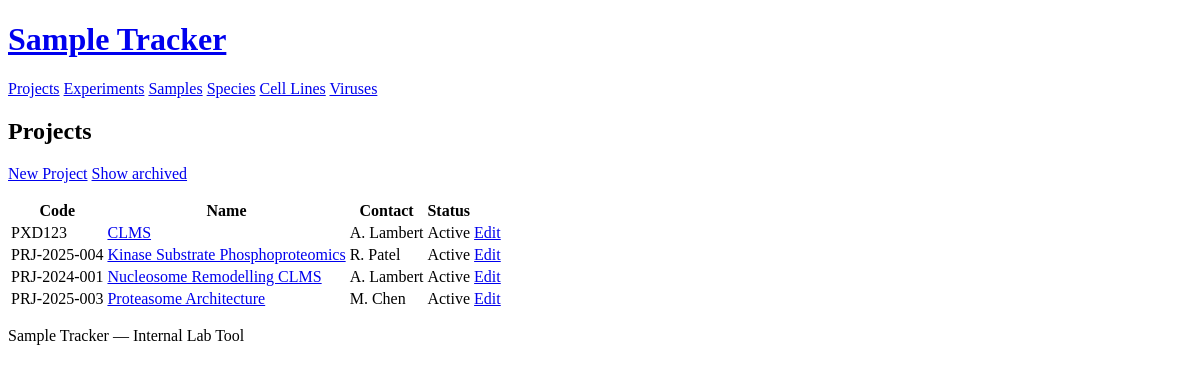
The app's page /projects with its own data.
### models.py (models this page shows)
class Project(db.Model):
    __tablename__ = "project"
    id = db.Column(db.Integer, primary_key=True, autoincrement=True)
    code = db.Column(db.Text, nullable=False)
    name = db.Column(db.Text, nullable=False)
    description = db.Column(db.Text)
    contact_person = db.Column(db.Text)
    active = db.Column(db.Boolean, nullable=False, default=True)
    experiments = db.relationship("Experiment", back_populates="project")

### app.py (the view)
@app.route("/projects")
def project_list():
    show_archived = request.args.get("show_archived", "0") == "1"
    if show_archived:
        projects = Project.query.order_by(Project.name).all()
    else:
        projects = Project.query.filter_by(active=True).order_by(Project.name).all()
    return render_template(
        "project/list.html", projects=projects, show_archived=show_archived
    )

### templates/project/list.html (shortened to what this page needs)
{% extends "base.html" %}
{% block content %}
<h2>Projects</h2>
<p>
  <a href="{{ url_for('project_create') }}" role="button">New Project</a>
  {% if show_archived %}
    <a href="{{ url_for('project_list') }}">Hide archived</a>
  {% else %}
    <a href="{{ url_for('project_list', show_archived=1) }}">Show archived</a>
  {% endif %}
</p>
<table>
  <thead>
    <tr>
      <th>Code</th>
      <th>Name</th>
      <th>Contact</th>
      <th>Status</th>
      <th></th>
    </tr>
  </thead>
  <tbody>
    {% for project in projects %}
    <tr>
      <td>{{ project.code }}</td>
      <td><a href="{{ url_for('project_detail', id=project.id) }}">{{ project.name }}</a></td>
      <td>{{ project.contact_person or '' }}</td>
      <td>{{ 'Active' if project.active else 'Archived' }}</td>
      <td><a href="{{ url_for('project_edit', id=project.id) }}">Edit</a></td>
    </tr>
    {% else %}
    <tr><td colspan="5">No projects found.</td></tr>
    {% endfor %}
  </tbody>
</table>
{% endblock %}

### records on screen
Project: code "PXD123", name "CLMS", contact_person "A. Lambert", active "Active"
Project: code "PRJ-2025-004", name "Kinase Substrate Phosphoproteomics", contact_person "R. Patel", active "Active"
Project: code "PRJ-2024-001", name "Nucleosome Remodelling CLMS", contact_person "A. Lambert", active "Active"
Project: code "PRJ-2025-003", name "Proteasome Architecture", contact_person "M. Chen", active "Active"
